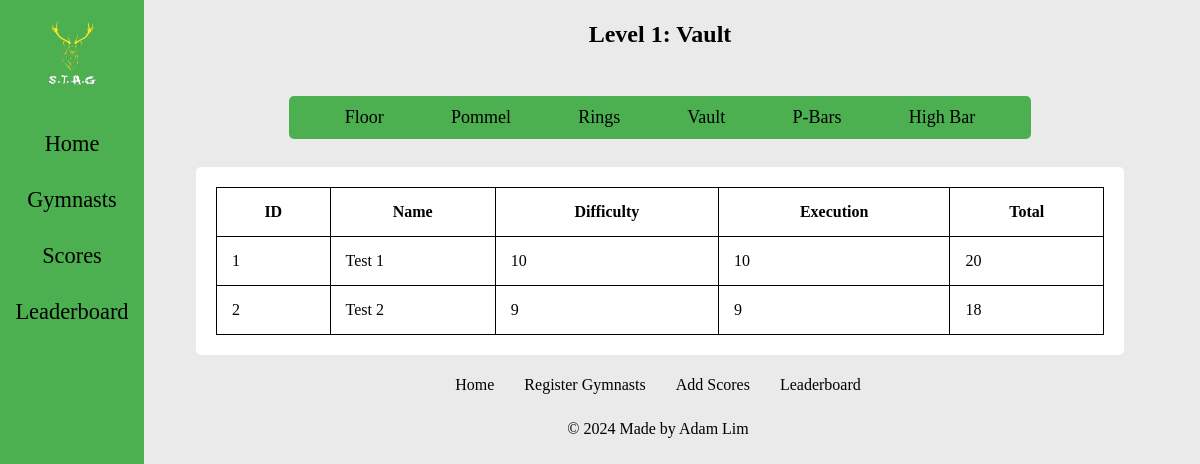
The app's page /apparatuslead/1/4 with its own data.
### tables this page shows
CREATE TABLE apparatus (apparatus_id INTEGER PRIMARY KEY, apparatus_name TEXT);

CREATE TABLE score (score_id INTEGER PRIMARY KEY, gymnast_id INTEGER REFERENCES gymnast (gymnast_id), apparatus_id INTEGER REFERENCES apparatus (apparatus_id), escore INTEGER, dscore INTEGER);

CREATE TABLE gymnast (gymnast_id INTEGER PRIMARY KEY, gymnast_name TEXT, level INTEGER);

### routes.py (the view)
@app.route("/apparatuslead/<int:level>/<int:apparatus_id>")
def apparatus_leaderboard(level, apparatus_id):
    conn = sqlite3.connect("database.db")
    cur = conn.cursor()
    cur.execute("SELECT score.gymnast_id, gymnast.gymnast_name, score.dscore,"
                "score.escore, (score.dscore + score.escore) "
                "AS total FROM gymnast "
                "JOIN score ON score.gymnast_id = gymnast.gymnast_id "
                "WHERE score.apparatus_id = ? AND gymnast.level = ? "
                "ORDER BY total DESC", (apparatus_id, level))
    data = cur.fetchall()
    '''
        Gets scores for an apparatus and level,
        calculating the total score for each gymnast.
        Orders the results by total score in descending order.
    '''
    cur.execute("SELECT apparatus_name FROM apparatus "
                "WHERE apparatus_id = ?", (apparatus_id,))
    apparatus_name = cur.fetchone()[0]
    '''
        Gets the name of the
        apparatus based on the given apparatus ID.
    '''
    cur.execute("SELECT DISTINCT apparatus.apparatus_id, "
                "apparatus.apparatus_name FROM apparatus "
                "JOIN score ON apparatus.apparatus_id = score.apparatus_id "
                "JOIN gymnast ON score.gymnast_id = gymnast.gymnast_id "
                "WHERE gymnast.level = ? "
                "ORDER BY apparatus.apparatus_id", (level,))
    apps = cur.fetchall()
    '''
        Gets all apparatus used by
        gymnasts at thier level, making sure the apparatus is
        associated with scores and gymnasts at that level.
    '''
    conn.close()
    return render_template("apparatuslead.html", level=level,
                           apparatus_id=apparatus_id, data=data,
                           apps=apps, apparatus_name=apparatus_name)

### templates/apparatuslead.html
{% extends 'layout.html' %}
{% block content %}
<div class="content">
    <h2 id="leadtitle">Level {{ level }}: {{ apparatus_name }}</h2>
    <div class="appheader">
        {% for app in apps %}
            <a class="applinks" href="/apparatuslead/{{ level }}/{{ app[0] }}">{{ app[1] }}</a>
        {% endfor %}
    </div>
    <div class="leadtable">
        <table>
            <tr>
                <th>ID</th>
                <th>Name</th>
                <th>Difficulty</th>
                <th>Execution</th>
                <th>Total</th>
            </tr>
            {% for row in data %}
            <tr>
                {% for col in row %}
                <td>{{ col }}</td>
                {% endfor %}
            </tr>
            {% endfor %}
        </table>
    </div>
</div>
{% endblock %}

### static/style.css (style rules this page uses)
body, html { height: 100%; margin: 0; background-color: #eaeaea; display: grid; grid-template-rows: auto 1fr; }
.content { margin-left: 15%; margin-right: 5%; padding: 1px 16px; font-family: "Times New Roman", Times, serif; color: #000000; display: grid; grid-template-columns: 1fr; }
table, td, th { border: 1px solid; border-radius: 10px; }
td, th { padding: 15px; }
td { overflow-x: auto; max-width: 60px; }
table { width: 100%; border-collapse: collapse; }
.leadtable { border-radius: 5px; background-color: #ffffff; padding: 20px; overflow-y: scroll; position: sticky; max-height: 1000px; display: grid; grid-template-columns: 1fr; }
.appheader { background-color: #4CAF50; justify-content: space-evenly; display: flex; align-items: center; border-radius: 5px; width: 80%; margin: 3% auto; }
.applinks { text-decoration: none; color: #000000; font-size: large; padding: 1.5%; text-transform: capitalize; display: flex; align-items: center; justify-content: center; }
#leadtitle { text-align: center; text-transform: capitalize; }

### records on screen
apparatus: apparatus_name "Vault"
apparatus: apparatus_name "Floor"
apparatus: apparatus_name "Pommel"
apparatus: apparatus_name "Rings"
apparatus: apparatus_name "P-Bars"
apparatus: apparatus_name "High Bar"
score: row "1" "10" "10" "20"
gymnast: gymnast_name "Test 1"
score: row "2" "9" "9" "18"
gymnast: gymnast_name "Test 2"

### other values on screen
{{ level }} "1"
